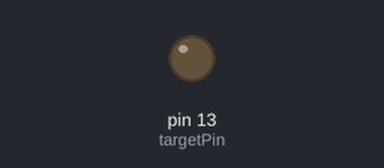
Bench run of a sketch on a simulated Arduino Uno, built with avr-gcc and run on an emulated ATmega328P. On the bench: output pins drawn as LEDs (lit = HIGH). Dashed ring = blinking. What the sketch prints to the serial monitor is not drawn.

Above: at 0.4 s.
At 2.6 s:
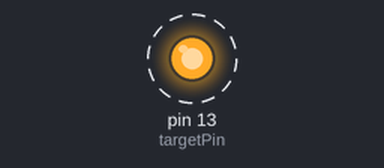
Timing chart, 0 to 3.0 s (numbered marks = the images above):
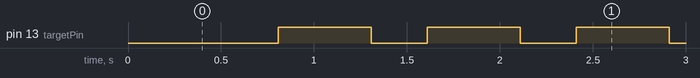

The sketch:

blinkMillis.ino
```cpp
//episode1: replacing delay() with millis ()

// --------CONSTANTS (won't change)---------------

const int targetPin =  13;
const int blinkDuration = 500; // number of millisecs that LED is on
const int interval = 300; // number of milisecs when the LED is off


//------------ VARIABLES (will change)---------------------

byte targetLedState = HIGH; // this variable is necesary to help arduino monitor the status of LED
                            //the initial condition (t=0) can be either HIGH or LOW
unsigned long currentMillis = 0;    // stores the value of millis() in each iteration of loop()
unsigned long previousLedMillis = 0;   // will store last time the LED was updated


//========== THE SETUP ==============================

void setup() {
// put your setup code here, to run once:

  Serial.begin(9600); //default comm speed between arduino and serial monitor. no need to change.
  Serial.println("blinkMillis.ino");  // so we know what sketch is running
  pinMode(targetPin, OUTPUT);
}

//========== THE LOOP ==============================

void loop() {
  // put your main code here, to run repeatedly:

  currentMillis = millis();   // capture the latest value of millis()
                              // this is equivalent to noting the time from a clock
  updateTargetLED();  //monitoring status of LED and do approproate actions

}

//------------ OTHER FUNCTIONS ---------------------

void updateTargetLED() {

  if (targetLedState == LOW) { //if the LED is OFF
     Serial.println("LOW");
    if ((unsigned long) currentMillis - previousLedMillis >= interval) {
      targetLedState = HIGH;
      digitalWrite(targetPin, targetLedState);
      // and save the time when we made the change
      previousLedMillis += interval;
      // NOTE: The previous line could alternatively be
      //        previousLedMillis = currentMillis
      //        Adding on the interval is a better way to ensure that succesive periods are identical
    }
  }
  else {  // i.e. if onBoardLedState is HIGH (if the LED is ON)
    Serial.println("HIGH");
    if ((unsigned long) currentMillis - previousLedMillis >= blinkDuration) {
      targetLedState = LOW;
      digitalWrite(targetPin, targetLedState);
      // and save the time when we made the change
      previousLedMillis += blinkDuration;
      // NOTE: The previous line could alternatively be
      //        previousLedMillis = currentMillis
      //        Adding on the duration is a better way to ensure that succesive periods are identical
    }
  }
}
```

Measured:
- by itself, pin 13 (targetPin): alternates HIGH for 0.50 s and LOW for 0.30 s
